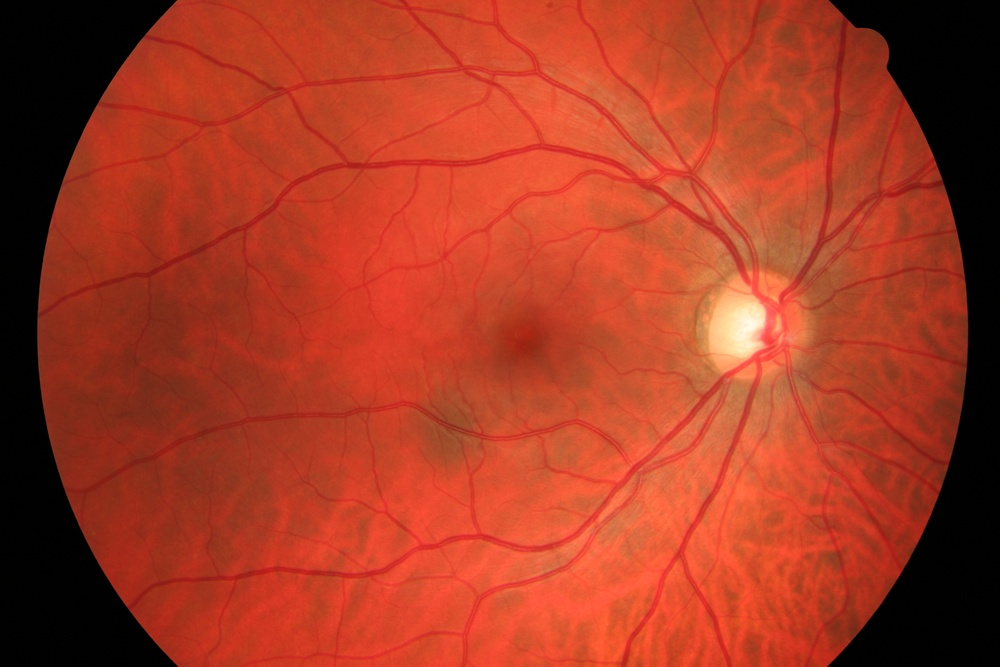
#> input picture resources/images/01_h.jpg, 1000 x 667 px, shrunk from 3504 x 2336 before the run; its folder holds 4 pictures in this run
$ python main.py
#> lines starting #> are read from the running program, lines starting #| are printed output that depends on the picture; after the words box and inside, x2 and y2 are one past the last pixel; in counts of white or black regions, pixels touching at a corner belong together; pictures that were not available may be replaced by others from this repository, and a replacement may not be noted
from skimage import io
import matplotlib.pyplot as plt
import numpy as np
from scipy import ndimage
from skimage.exposure import rescale_intensity, equalize_adapthist
from skimage.filters import frangi, threshold_triangle
from skimage.morphology import remove_small_objects


def statistics(tp, fp, fn, tn):
    accuracy = (tp + tn) / (tp + fp + fn + tn)
    sensitivity = tp / (tp + fn)
    specificity = tn / (fp + tn)
    return accuracy, sensitivity, specificity


def compare_images(img, model):
    model[model > 0] = 1
    tp = sum(img[img == model])
    tn = -sum(img[img == model] - 1)
    fp = sum(img[img == 1]) - tp
    fn = sum(img[img == 0] + 1) - tn
    return tp, fp, fn, tn


def load_image(name):
#> called with name = '01_h'
    img = io.imread('resources/images/' + name + '.jpg')
#> img is the input picture: shape (667, 1000, 3); mean R, G, B 165.4, 58.1, 35.2
    mask = io.imread('resources/masks/' + name + '_mask.tif')
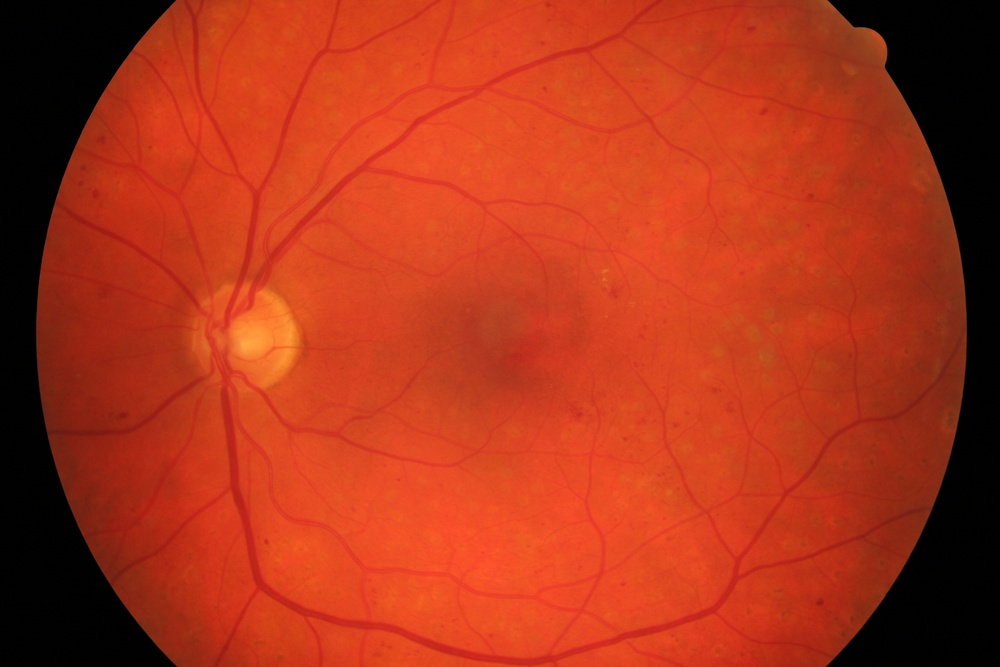
#> input picture resources/images/01_dr.JPG, 1000 x 667 px, shrunk from 3504 x 2336 before the run, given in place of 01_h_mask.tif, which was not available
#> mask is the input picture: shape (667, 1000, 3); mean R, G, B 172.2, 52.8, 25.5
    model = io.imread('resources/models/' + name + '.tif')
    return img, mask, model


def apply_mask(img, mask):
    image = np.array(img)
    mask = np.asarray(mask)
    mask = mask[:, :, 1]
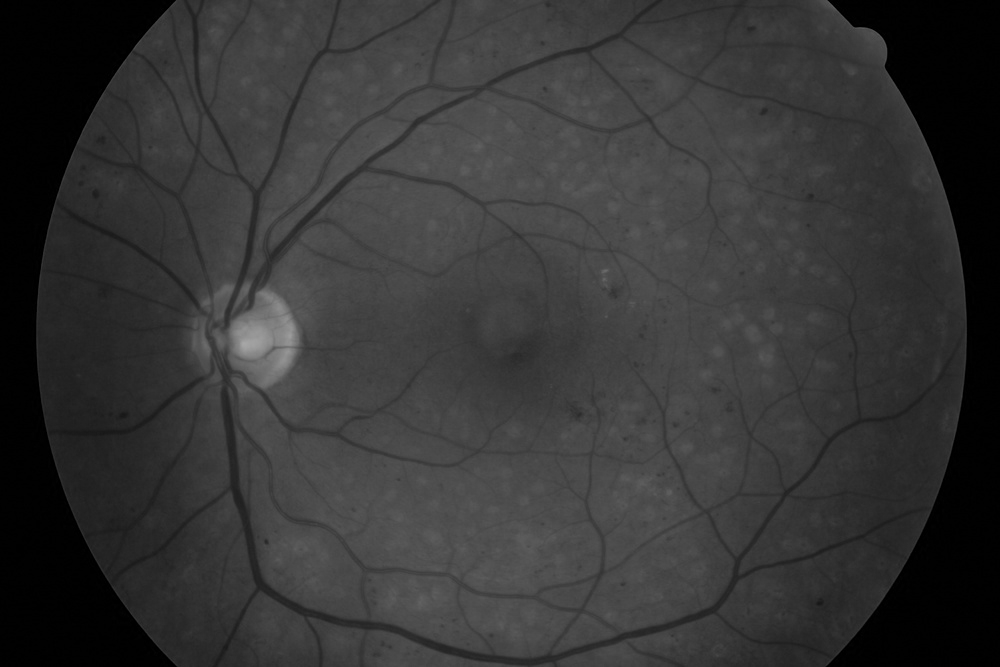
#> mask: shape (667, 1000); min 0, max 167, mean 52.8
    red = image[:, :, 0]
    green = image[:, :, 1]
    blue = image[:, :, 2]
    red[mask == 0] = 0
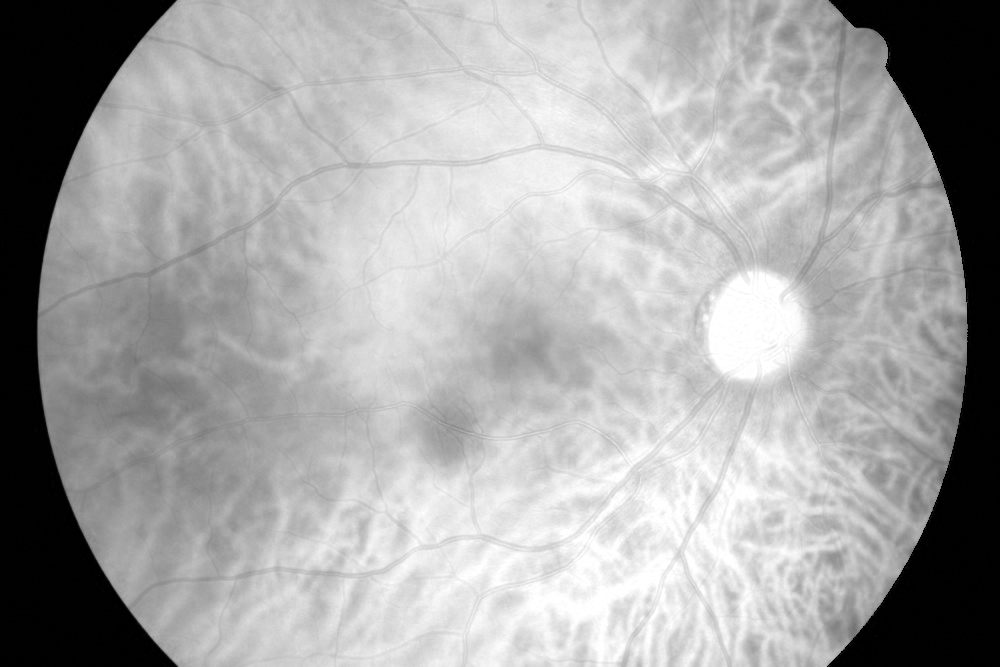
#> red: shape (667, 1000); min 0, max 255, mean 165.3
    green[mask == 0] = 0
#> green: shape (667, 1000); min 0, max 252, mean 58
    blue[mask == 0] = 0
#> blue: shape (667, 1000); min 0, max 232, mean 35.1
    return red, green, blue


def process_image(red, green, blue, mask):
    mask = np.asarray(mask)
    mask = mask[:, :, 1]
    red = rescale_intensity(red, in_range=(red.min(), red.max()))
    green = equalize_adapthist(green)
    plt.imshow(green, cmap="gray")
    plt.show()

    lowpass = ndimage.gaussian_filter(green, 20)
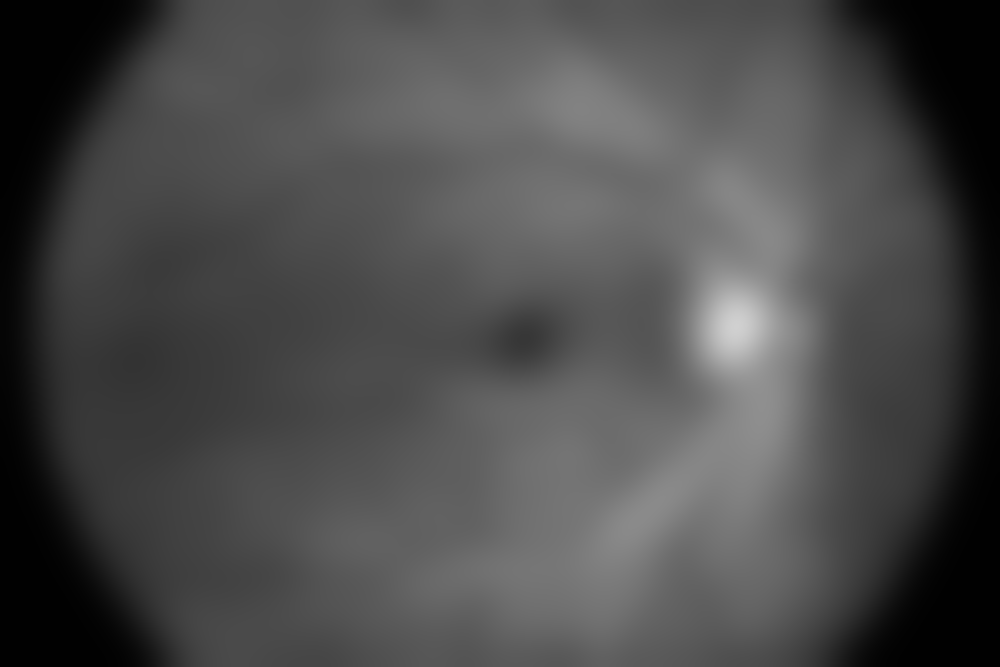
#> lowpass: shape (667, 1000) float64; min 0.00516, max 0.817, mean 0.296
    green = green - lowpass
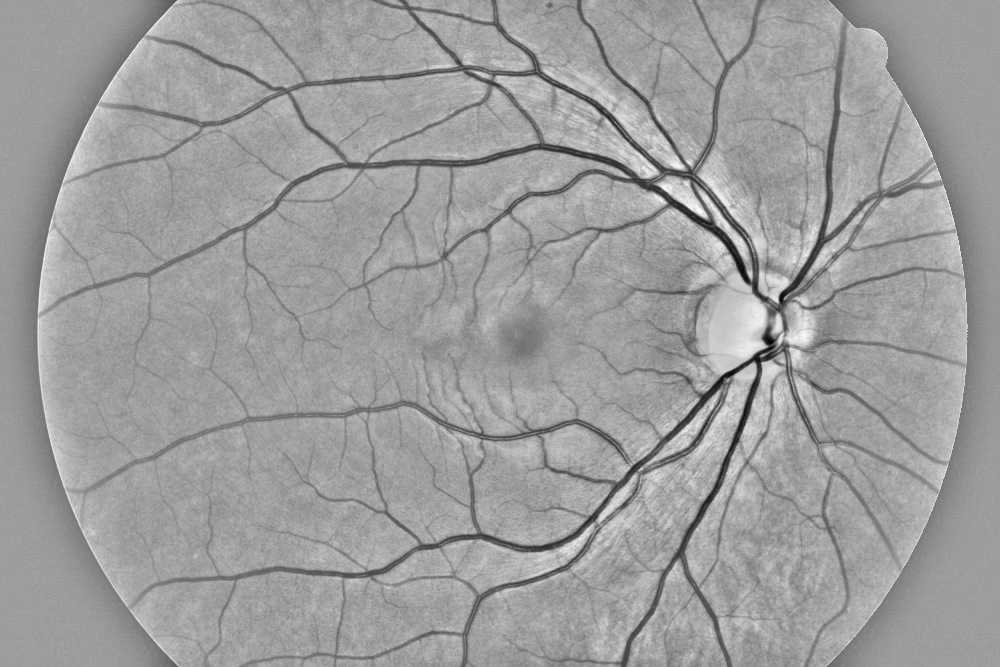
#> green: shape (667, 1000) float64; min -0.483, max 0.3, mean -7.7e-17; drawn with min black and max white
    green = rescale_intensity(green, in_range=(green.min(), green.max()))
    plt.imshow(green, cmap="gray")
    plt.show()

    fran = frangi(green, scale_range=(0, 6), scale_step=1)
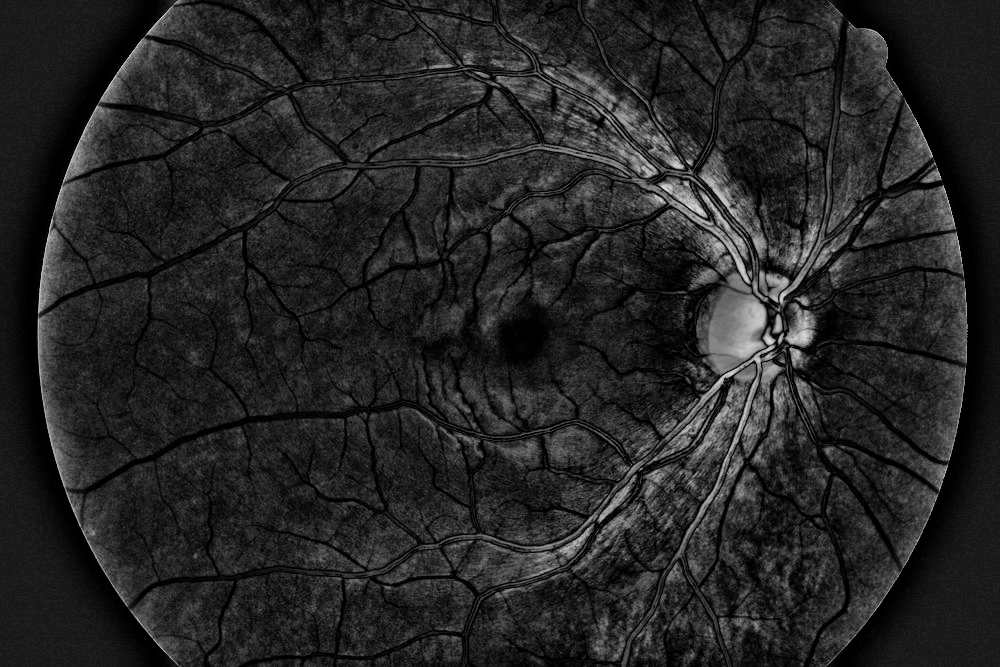
#> fran: shape (667, 1000) float64; min 2.3e-07, max 0.865, mean 0.147
    res1 = np.asarray(fran)
    # res1 = fran
    plt.imshow(res1, cmap="gray")
    plt.show()

    thresh = threshold_triangle(res1)
#> thresh = 0.241
    res2 = res1 >= thresh
#> res2: shape (667, 1000) bool; 14.3% white; 3820 white regions (3473 under 20 px), largest, box (x1, y1, x2, y2) and area: (416, 62, 785, 569) 25647, (37, 0, 185, 607) 9409, (461, 523, 594, 585) 2275
    res2 = remove_small_objects(res2, 30, 20)
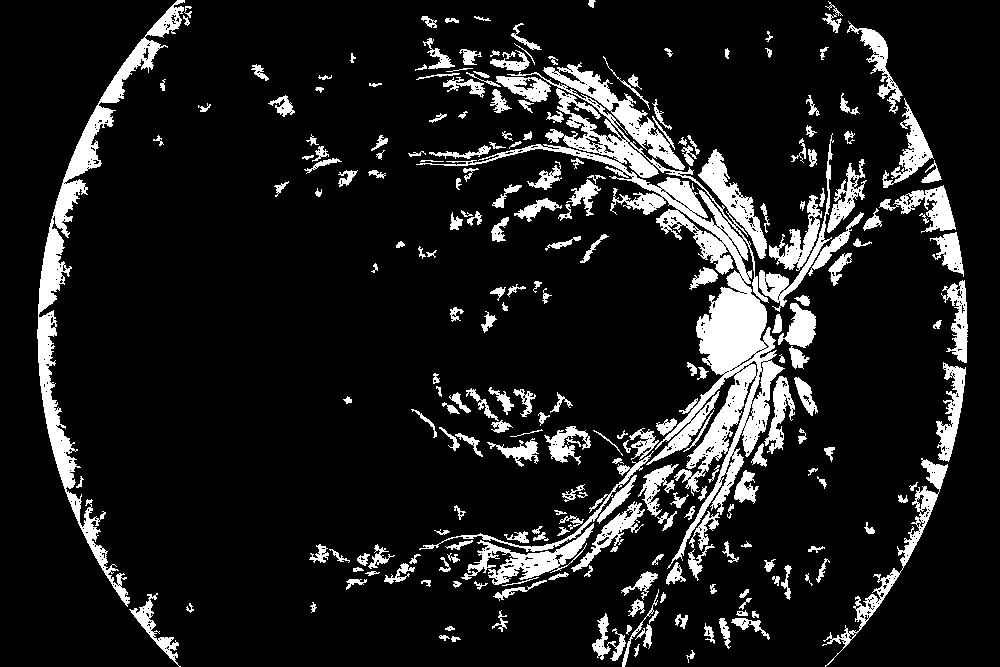
#> res2: shape (667, 1000) bool; 12.1% white; 240 white regions, largest, box (x1, y1, x2, y2) and area: (416, 62, 785, 569) 25647, (37, 0, 185, 607) 9409, (461, 523, 594, 585) 2275
    res2[mask == 0] = 0
    result = np.zeros_like(res2)
    result[res2] = 1
    # result[mask == 0] = 0

    plt.imshow(res2, cmap="gray")
    plt.show()
    return result


# [13 lines of commented-out code are left out]

for i in range(5):
    fileName = '0' + str(i + 1) + '_h'
    imageColor, mask, model = load_image(fileName)
    red, green, blue = apply_mask(imageColor, mask)
    result = process_image(red, green, blue, mask)

#> (the run stopped early here; a loop or call above may not have finished)
